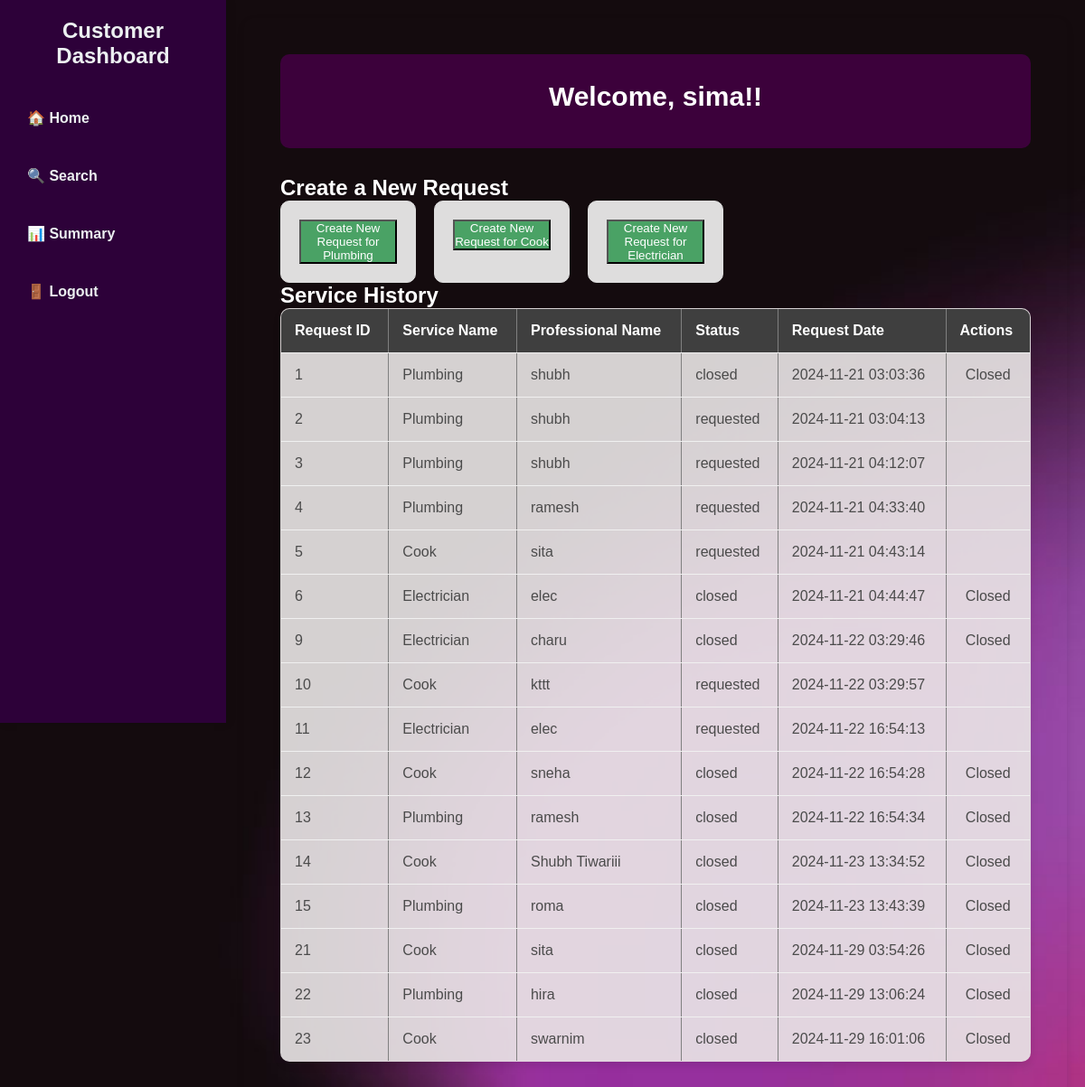
Page /customer_dashboard (signed in) on the committed database.
### backend/models.py (models this page shows, shortened)
class User(db.Model):
    __tablename__="User"
    user_id = db.Column(db.Integer, primary_key=True)
    uname=db.Column(db.String(20), nullable = False)
    pwd = db.Column(db.String(20), nullable = False)
    role = db.Column(db.Integer, nullable=False)
    status = db.Column(db.String(10), default='pending', nullable=False)
    customer_information = db.relationship('CustomerInformation', back_populates='user', uselist=False)
    professional_information = db.relationship('ProfessionalInformation', back_populates='user', uselist=False, cascade='all, delete-orphan' )

class ServiceRequest(db.Model):
    __tablename__ = "service_requests"
    request_id = db.Column(db.Integer, primary_key=True)
    customer_id = db.Column(db.Integer, db.ForeignKey('User.user_id'), nullable=False)
    professional_id = db.Column(db.Integer, db.ForeignKey('User.user_id'), nullable=False)
    service_id = db.Column(db.Integer, db.ForeignKey('services.service_id'), nullable=False)
    status = db.Column(db.String(20), default="requested", nullable=False)  # requested, accepted, completed, closed
    request_date = db.Column(db.DateTime, default=db.func.current_timestamp(), nullable=False)
    customer = db.relationship('User', foreign_keys=[customer_id], backref='customer_requests')
    professional = db.relationship('User', foreign_keys=[professional_id], backref='professional_requests')
    service = db.relationship('Service', backref='service_requests')

class Service(db.Model):
    __tablename__ = "services"
    service_id = db.Column(db.Integer, primary_key=True)
    service_name = db.Column(db.String(255), nullable=False)
    description = db.Column(db.Text, nullable=True)
    base_price = db.Column(db.Float, nullable=False)

### app.py (the view)
@app.route('/customer_dashboard')
def customer_dashboard():
    customer_id = session.get('user_id')
    customer = User.query.filter_by(user_id=customer_id).first()
    customer_name = customer.uname if customer else 'Customer'  # Fallback to 'Customer' if not found
    service_requests = ServiceRequest.query.filter_by(customer_id=customer_id).all()
    for request in service_requests:
        print(f"Request ID: {request.request_id}, Service ID: {request.service_id}, Status: {request.status}")
    return render_template('customer dashboard(home).html', name=customer_name, service_requests=service_requests)

### templates/customer dashboard(home).html (shortened to what this page needs)
<!DOCTYPE html>
<html lang="en">
<head>
    <link rel="stylesheet" href="/static/adminhome.css">
</head>
<body>
    <div class="dashboard-container">
        <div class="sidebar">
            <h2>Customer Dashboard</h2>
            <ul>
                <li><a href="{{ url_for('customer_dashboard') }}">🏠 Home</a></li>
                <li><a href="{{ url_for('customer_search') }}">🔍 Search</a></li>
                <li><a href="{{ url_for('customer_summary') }}">📊 Summary</a></li>
                <li><a href="{{ url_for('logout') }}">🚪 Logout</a></li>
            </ul>
        </div>
        <div class="main-content">
            <div class="welcome-banner">
                <h1>Welcome, {{ name }}!! </h1>
            </div>
            <main>
                <section class="service-selection">
                    <h2 style="color: white;">Create a New Request</h2>
                    <div class="services">
                        <div class="service-box">
                            <form action="{{ url_for('create_request', service_name='Plumbing') }}" method="get">
                                <button type="submit" style="background-color: rgb(74, 162, 101); color: white;">Create New Request for Plumbing</button>
                            </form>
                        </div>
                        <div class="service-box">
                            <form action="{{ url_for('create_request', service_name='Cook') }}" method="get">
                                <button type="submit" style="background-color: rgb(74, 162, 101); color: white;">Create New Request for Cook</button>
                            </form>
                        </div>
                        <div class="service-box">
                            <form action="{{ url_for('create_request', service_name='Electrician') }}" method="get">
                                <button type="submit" style="background-color: rgb(74, 162, 101); color: white;">Create New Request for Electrician</button>
                            </form>
                         </div>
                    </div>
                </section>
                <section class="service-history">
                    <h2 style="color: white;">Service History</h2>
                    <table border="1">
                        <thead>
                            <tr>
                                <th>Request ID</th>
                                <th>Service Name</th>
                                <th>Professional Name</th>
                                <th>Status</th>
                                <th>Request Date</th>
                                <th>Actions</th>
                            </tr>
                        </thead>
                        <tbody>
                            {% for request in service_requests %}
                            <tr>
                                <td>{{ request.request_id }}</td>
                                <td>{{ request.service.service_name }}</td>
                                <td>{{ request.professional.uname }}</td>
                                <td>{{ request.status }}</td>
                                <td>{{ request.request_date.strftime('%Y-%m-%d %H:%M:%S') }}</td>
                                <td>
                                    {% if request.status == 'approved' %}
                                      <form action="{{ url_for('close_request', request_id=request.request_id) }}" method="post" style="display:inline;">
                                        <button type="submit">Close Request</button>
                                      </form>
                                    {% elif request.status == 'closed' %}
                                      Closed
                                     {% endif %}
                                </td>
                            </tr>
                            {% endfor %}
                        </tbody>
                    </table>
                </section>
            </main>
        </div>
    </div>
</body>
</html>

### static/adminhome.css (style rules this page uses)
* { margin: 0; padding: 0; box-sizing: border-box; font-family: 'Poppins', sans-serif; }
body { background: url('/static/images/hehr.jpg') no-repeat center center/cover; color: #4b4b4b; }
.dashboard-container { display: flex; }
.sidebar { width: 250px; background-color: rgba(48, 1, 63, 0.9); color: white; height: 100vh; padding: 20px; position: sticky; top: 0; box-shadow: 2px 0px 10px rgba(0, 0, 0, 0.1); }
.sidebar h2 { color: #ecf0f1; text-align: center; margin-bottom: 30px; }
.sidebar ul { list-style-type: none; }
.sidebar ul li { padding: 15px 10px; margin-bottom: 15px; transition: background-color 0.3s; border-radius: 8px; }
.sidebar ul li a { color: #ecf0f1; text-decoration: none; font-weight: 600; display: block; width: 100%; font-size: 16px; }
.main-content { flex-grow: 1; padding: 40px; background-color: transparent; box-shadow: 0px 4px 8px rgba(0, 0, 0, 0.1); border-radius: 10px; margin: 20px; }
.welcome-banner { background-color: rgba(65, 1, 65, 0.9); color: white; padding: 30px; border-radius: 10px; text-align: center; margin-bottom: 30px; }
.welcome-banner h1 { font-size: 30px; margin-bottom: 10px; }
table { width: 100%; border-collapse: collapse; margin-bottom: 20px; background-color: rgba(234, 231, 231, 0.9); border-radius: 10px; overflow: hidden; box-shadow: 0px 4px 8px rgba(0, 0, 0, 0.1); }
table th, table td { padding: 15px; border-bottom: 1px solid #f0f0f0; text-align: left; font-size: 16px; }
table th { background-color: #3f3f3f; color: white; font-weight: 600; }
table td:last-child { text-align: center; }
.services { display: flex; gap: 20px; flex-wrap: wrap; }
.service-box { background-color: rgba(244, 244, 244, 0.9); padding: 20px; border: 1px solid #ddd; border-radius: 10px; width: 150px; text-align: center; transition: transform 0.3s, box-shadow 0.3s; cursor: pointer; }

### rows in the picture
User: uname "sima"
ServiceRequest: request_id "1", service.service_name "Plumbing", professional.uname "shubh", status "closed", request_date "2024-11-21 03:03:36", shows "Closed"
ServiceRequest: request_id "2", service.service_name "Plumbing", professional.uname "shubh", status "requested", request_date "2024-11-21 03:04:13"
ServiceRequest: request_id "3", service.service_name "Plumbing", professional.uname "shubh", status "requested", request_date "2024-11-21 04:12:07"
ServiceRequest: request_id "4", service.service_name "Plumbing", professional.uname "ramesh", status "requested", request_date "2024-11-21 04:33:40"
ServiceRequest: request_id "5", service.service_name "Cook", professional.uname "sita", status "requested", request_date "2024-11-21 04:43:14"
ServiceRequest: request_id "6", service.service_name "Electrician", professional.uname "elec", status "closed", request_date "2024-11-21 04:44:47", shows "Closed"
ServiceRequest: request_id "9", service.service_name "Electrician", professional.uname "charu", status "closed", request_date "2024-11-22 03:29:46", shows "Closed"
ServiceRequest: request_id "10", service.service_name "Cook", professional.uname "kttt", status "requested", request_date "2024-11-22 03:29:57"
ServiceRequest: request_id "11", service.service_name "Electrician", professional.uname "elec", status "requested", request_date "2024-11-22 16:54:13"
ServiceRequest: request_id "12", service.service_name "Cook", professional.uname "sneha", status "closed", request_date "2024-11-22 16:54:28", shows "Closed"
ServiceRequest: request_id "13", service.service_name "Plumbing", professional.uname "ramesh", status "closed", request_date "2024-11-22 16:54:34", shows "Closed"
ServiceRequest: request_id "14", service.service_name "Cook", professional.uname "Shubh Tiwariii", status "closed", request_date "2024-11-23 13:34:52", shows "Closed"
ServiceRequest: request_id "15", service.service_name "Plumbing", professional.uname "roma", status "closed", request_date "2024-11-23 13:43:39", shows "Closed"
ServiceRequest: request_id "21", service.service_name "Cook", professional.uname "sita", status "closed", request_date "2024-11-29 03:54:26", shows "Closed"
ServiceRequest: request_id "22", service.service_name "Plumbing", professional.uname "hira", status "closed", request_date "2024-11-29 13:06:24", shows "Closed"
ServiceRequest: request_id "23", service.service_name "Cook", professional.uname "swarnim", status "closed", request_date "2024-11-29 16:01:06", shows "Closed"
